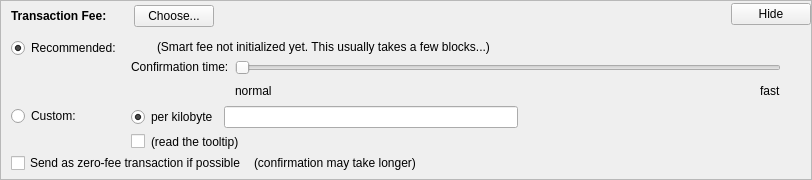
    <widget class="QFrame" name="frameFee">
     <property name="sizePolicy">
      <sizepolicy hsizetype="Expanding" vsizetype="Expanding">
       <horstretch>0</horstretch>
       <verstretch>0</verstretch>
      </sizepolicy>
     </property>
     <property name="maximumSize">
      <size>
       <width>16777215</width>
       <height>16777215</height>
      </size>
     </property>
     <property name="frameShape">
      <enum>QFrame::StyledPanel</enum>
     </property>
     <property name="frameShadow">
      <enum>QFrame::Sunken</enum>
     </property>
     <layout class="QVBoxLayout" name="verticalLayoutFee1">
      <property name="spacing">
       <number>0</number>
      </property>
      <property name="leftMargin">
       <number>0</number>
      </property>
      <property name="topMargin">
       <number>0</number>
      </property>
      <property name="rightMargin">
       <number>0</number>
      </property>
      <property name="bottomMargin">
       <number>0</number>
      </property>
      <item>
       <layout class="QVBoxLayout" name="verticalLayoutFee2" stretch="0,0,0">
        <property name="spacing">
         <number>0</number>
        </property>
        <property name="leftMargin">
         <number>10</number>
        </property>
        <property name="topMargin">
         <number>0</number>
        </property>
        <item>
         <layout class="QHBoxLayout" name="horizontalLayoutFee1">
          <property name="bottomMargin">
           <number>0</number>
          </property>
          <item>
           <layout class="QVBoxLayout" name="verticalLayoutFee7">
            <property name="spacing">
             <number>0</number>
            </property>
            <item>
             <spacer name="verticalSpacerSmartFee">
              <property name="orientation">
               <enum>Qt::Vertical</enum>
              </property>
              <property name="sizeType">
               <enum>QSizePolicy::Fixed</enum>
              </property>
              <property name="sizeHint" stdset="0">
               <size>
                <width>1</width>
                <height>4</height>
               </size>
              </property>
             </spacer>
            </item>
            <item>
             <layout class="QHBoxLayout" name="horizontalLayoutSmartFee">
              <property name="spacing">
               <number>10</number>
              </property>
              <item>
               <widget class="QLabel" name="labelFeeHeadline">
                <property name="sizePolicy">
                 <sizepolicy hsizetype="Preferred" vsizetype="Maximum">
                  <horstretch>0</horstretch>
                  <verstretch>0</verstretch>
                 </sizepolicy>
                </property>
                <property name="font">
                 <font>
                  <weight>75</weight>
                  <bold>true</bold>
                 </font>
                </property>
                <property name="styleSheet">
                 <string notr="true">font-weight:bold;</string>
                </property>
                <property name="text">
                 <string>Transaction Fee:</string>
                </property>
               </widget>
              </item>
              <item>
               <widget class="QLabel" name="labelFeeMinimized">
                <property name="text">
                 <string/>
                </property>
               </widget>
              </item>
              <item>
               <widget class="QPushButton" name="buttonChooseFee">
                <property name="text">
                 <string>Choose...</string>
                </property>
               </widget>
              </item>
             </layout>
            </item>
            <item>
             <spacer name="verticalSpacer_5">
              <property name="orientation">
               <enum>Qt::Vertical</enum>
              </property>
              <property name="sizeHint" stdset="0">
               <size>
                <width>1</width>
                <height>1</height>
               </size>
              </property>
             </spacer>
            </item>
           </layout>
          </item>
          <item>
           <spacer name="horizontalSpacer_4">
            <property name="orientation">
             <enum>Qt::Horizontal</enum>
            </property>
            <property name="sizeHint" stdset="0">
             <size>
              <width>40</width>
              <height>20</height>
             </size>
            </property>
           </spacer>
          </item>
          <item>
           <widget class="QPushButton" name="buttonMinimizeFee">
            <property name="toolTip">
             <string>collapse fee-settings</string>
            </property>
            <property name="text">
             <string>Hide</string>
            </property>
           </widget>
          </item>
         </layout>
        </item>
        <item>
         <widget class="QFrame" name="frameFeeSelection">
          <layout class="QVBoxLayout" name="verticalLayoutFee12">
           <property name="spacing">
            <number>0</number>
           </property>
           <property name="leftMargin">
            <number>0</number>
           </property>
           <property name="topMargin">
            <number>0</number>
           </property>
           <property name="rightMargin">
            <number>0</number>
           </property>
           <property name="bottomMargin">
            <number>0</number>
           </property>
           <item>
            <layout class="QGridLayout" name="gridLayoutFee">
             <property name="topMargin">
              <number>10</number>
             </property>
             <property name="bottomMargin">
              <number>4</number>
             </property>
             <property name="horizontalSpacing">
              <number>10</number>
             </property>
             <property name="verticalSpacing">
              <number>4</number>
             </property>
             <item row="1" column="1">
              <layout class="QVBoxLayout" name="verticalLayoutFee8">
               <property name="spacing">
                <number>6</number>
               </property>
               <item>
                <layout class="QHBoxLayout" name="horizontalLayoutFee13">
                 <item>
                  <widget class="QRadioButton" name="radioCustomPerKilobyte">
                   <property name="toolTip">
                    <string>If the custom fee is set to 1000 satoshis and the transaction is only 250 bytes, then &quot;per kilobyte&quot; only pays 250 satoshis in fee, while &quot;total at least&quot; pays 1000 satoshis. For transactions bigger than a kilobyte both pay by kilobyte.</string>
                   </property>
                   <property name="text">
                    <string>per kilobyte</string>
                   </property>
                   <property name="checked">
                    <bool>true</bool>
                   </property>
                   <attribute name="buttonGroup">
                    <string notr="true">groupCustomFee</string>
                   </attribute>
                  </widget>
                 </item>
                 <item>
                  <widget class="BitcoinAmountField" name="customFee"/>
                 </item>
                 <item>
                  <spacer name="horizontalSpacer_6">
                   <property name="orientation">
                    <enum>Qt::Horizontal</enum>
                   </property>
                   <property name="sizeHint" stdset="0">
                    <size>
                     <width>1</width>
                     <height>1</height>
                    </size>
                   </property>
                  </spacer>
                 </item>
                </layout>
               </item>
               <item>
                <layout class="QHBoxLayout" name="horizontalLayoutFee8">
                 <item>
                  <widget class="QCheckBox" name="checkBoxMinimumFee">
                   <property name="toolTip">
                    <string>Paying only the minimum fee is just fine as long as there is less transaction volume than space in the blocks. But be aware that this can end up in a never confirming transaction once there is more demand for bitcoin transactions than the network can process.</string>
                   </property>
                   <property name="text">
                    <string/>
                   </property>
                  </widget>
                 </item>
                 <item>
                  <widget class="QLabel" name="labelMinFeeWarning">
                   <property name="enabled">
                    <bool>true</bool>
                   </property>
                   <property name="toolTip">
                    <string>Paying only the minimum fee is just fine as long as there is less transaction volume than space in the blocks. But be aware that this can end up in a never confirming transaction once there is more demand for bitcoin transactions than the network can process.</string>
                   </property>
                   <property name="text">
                    <string>(read the tooltip)</string>
                   </property>
                   <property name="margin">
                    <number>5</number>
                   </property>
                  </widget>
                 </item>
                 <item>
                  <spacer name="horizontalSpacer_2">
                   <property name="orientation">
                    <enum>Qt::Horizontal</enum>
                   </property>
                   <property name="sizeHint" stdset="0">
                    <size>
                     <width>1</width>
                     <height>1</height>
                    </size>
                   </property>
                  </spacer>
                 </item>
                </layout>
               </item>
              </layout>
             </item>
             <item row="0" column="0">
              <layout class="QVBoxLayout" name="verticalLayoutFee4" stretch="0,1">
               <item>
                <widget class="QRadioButton" name="radioSmartFee">
                 <property name="text">
                  <string>Recommended:</string>
                 </property>
                 <property name="checked">
                  <bool>true</bool>
                 </property>
                 <attribute name="buttonGroup">
                  <string notr="true">groupFee</string>
                 </attribute>
                </widget>
               </item>
               <item>
                <spacer name="verticalSpacer_2">
                 <property name="orientation">
                  <enum>Qt::Vertical</enum>
                 </property>
                 <property name="sizeHint" stdset="0">
                  <size>
                   <width>1</width>
                   <height>1</height>
                  </size>
                 </property>
                </spacer>
               </item>
              </layout>
             </item>
             <item row="1" column="0">
              <layout class="QVBoxLayout" name="verticalLayoutFee9" stretch="0,1">
               <item>
                <widget class="QRadioButton" name="radioCustomFee">
                 <property name="text">
                  <string>Custom:</string>
                 </property>
                 <attribute name="buttonGroup">
                  <string notr="true">groupFee</string>
                 </attribute>
                </widget>
               </item>
               <item>
                <spacer name="verticalSpacer_6">
                 <property name="orientation">
                  <enum>Qt::Vertical</enum>
                 </property>
                 <property name="sizeHint" stdset="0">
                  <size>
                   <width>1</width>
                   <height>1</height>
                  </size>
                 </property>
                </spacer>
               </item>
              </layout>
             </item>
             <item row="0" column="1">
              <layout class="QVBoxLayout" name="verticalLayoutFee3" stretch="0,0,1">
               <property name="spacing">
                <number>6</number>
               </property>
               <property name="topMargin">
                <number>2</number>
               </property>
               <item>
                <layout class="QHBoxLayout" name="horizontalLayoutFee12">
                 <item>
                  <widget class="QLabel" name="labelSmartFee">
                   <property name="text">
                    <string/>
                   </property>
                   <property name="margin">
                    <number>2</number>
                   </property>
                  </widget>
                 </item>
                 <item>
                  <widget class="QLabel" name="labelFeeEstimation">
                   <property name="text">
                    <string/>
                   </property>
                  </widget>
                 </item>
                 <item>
                  <widget class="QLabel" name="labelSmartFee2">
                   <property name="text">
                    <string>(Smart fee not initialized yet. This usually takes a few blocks...)</string>
                   </property>
                   <property name="margin">
                    <number>2</number>
                   </property>
                  </widget>
                 </item>
                 <item>
                  <spacer name="horizontalSpacer_5">
                   <property name="orientation">
                    <enum>Qt::Horizontal</enum>
                   </property>
                   <property name="sizeHint" stdset="0">
                    <size>
                     <width>1</width>
                     <height>1</height>
                    </size>
                   </property>
                  </spacer>
                 </item>
                </layout>
               </item>
               <item>
                <layout class="QHBoxLayout" name="horizontalLayoutFee9">
                 <item>
                  <layout class="QVBoxLayout" name="verticalLayoutFee6">
                   <item>
                    <widget class="QLabel" name="labelSmartFee3">
                     <property name="text">
                      <string>Confirmation time:</string>
                     </property>
                     <property name="margin">
                      <number>2</number>
                     </property>
                    </widget>
                   </item>
                   <item>
                    <spacer name="verticalSpacer_3">
                     <property name="orientation">
                      <enum>Qt::Vertical</enum>
                     </property>
                     <property name="sizeHint" stdset="0">
                      <size>
                       <width>1</width>
                       <height>1</height>
                      </size>
                     </property>
                    </spacer>
                   </item>
                  </layout>
                 </item>
                 <item>
                  <layout class="QVBoxLayout" name="verticalLayoutFee5">
                   <property name="rightMargin">
                    <number>30</number>
                   </property>
                   <item>
                    <widget class="QSlider" name="sliderSmartFee">
                     <property name="minimum">
                      <number>0</number>
                     </property>
                     <property name="maximum">
                      <number>24</number>
                     </property>
                     <property name="pageStep">
                      <number>1</number>
                     </property>
                     <property name="value">
                      <number>0</number>
                     </property>
                     <property name="orientation">
                      <enum>Qt::Horizontal</enum>
                     </property>
                     <property name="invertedAppearance">
                      <bool>false</bool>
                     </property>
                     <property name="invertedControls">
                      <bool>false</bool>
                     </property>
                     <property name="tickPosition">
                      <enum>QSlider::NoTicks</enum>
                     </property>
                    </widget>
                   </item>
                   <item>
                    <layout class="QHBoxLayout" name="horizontalLayoutFee10">
                     <item>
                      <widget class="QLabel" name="labelSmartFeeNormal">
                       <property name="text">
                        <string>normal</string>
                       </property>
                      </widget>
                     </item>
                     <item>
                      <spacer name="horizontalSpacer_3">
                       <property name="orientation">
                        <enum>Qt::Horizontal</enum>
                       </property>
                       <property name="sizeHint" stdset="0">
                        <size>
                         <width>40</width>
                         <height>20</height>
                        </size>
                       </property>
                      </spacer>
                     </item>
                     <item>
                      <widget class="QLabel" name="labelSmartFeeFast">
                       <property name="text">
                        <string>fast</string>
                       </property>
                      </widget>
                     </item>
                    </layout>
                   </item>
                  </layout>
                 </item>
                </layout>
               </item>
               <item>
                <spacer name="verticalSpacer_4">
                 <property name="orientation">
                  <enum>Qt::Vertical</enum>
                 </property>
                 <property name="sizeHint" stdset="0">
                  <size>
                   <width>1</width>
                   <height>1</height>
                  </size>
                 </property>
                </spacer>
               </item>
              </layout>
             </item>
            </layout>
           </item>
           <item>
            <layout class="QHBoxLayout" name="horizontalLayoutFee5" stretch="0,0,0">
             <property name="spacing">
              <number>8</number>
             </property>
             <property name="bottomMargin">
              <number>4</number>
             </property>
             <item>
              <widget class="QCheckBox" name="checkBoxFreeTx">
               <property name="text">
                <string>Send as zero-fee transaction if possible</string>
               </property>
              </widget>
             </item>
             <item>
              <widget class="QLabel" name="labelFreeTx">
               <property name="text">
                <string>(confirmation may take longer)</string>
               </property>
               <property name="margin">
                <number>5</number>
               </property>
              </widget>
             </item>
             <item>
              <spacer name="horizontalSpacerFee5">
               <property name="orientation">
                <enum>Qt::Horizontal</enum>
               </property>
               <property name="sizeHint" stdset="0">
                <size>
                 <width>1</width>
                 <height>1</height>
                </size>
               </property>
              </spacer>
             </item>
            </layout>
           </item>
           <item>
            <spacer name="verticalSpacerFee2">
             <property name="orientation">
              <enum>Qt::Vertical</enum>
             </property>
             <property name="sizeHint" stdset="0">
              <size>
               <width>1</width>
               <height>1</height>
              </size>
             </property>
            </spacer>
           </item>
          </layout>
         </widget>
        </item>
        <item>
         <spacer name="verticalSpacerFee">
          <property name="orientation">
           <enum>Qt::Vertical</enum>
          </property>
          <property name="sizeHint" stdset="0">
           <size>
            <width>800</width>
            <height>1</height>
           </size>
          </property>
         </spacer>
        </item>
       </layout>
      </item>
     </layout>
    </widget>
